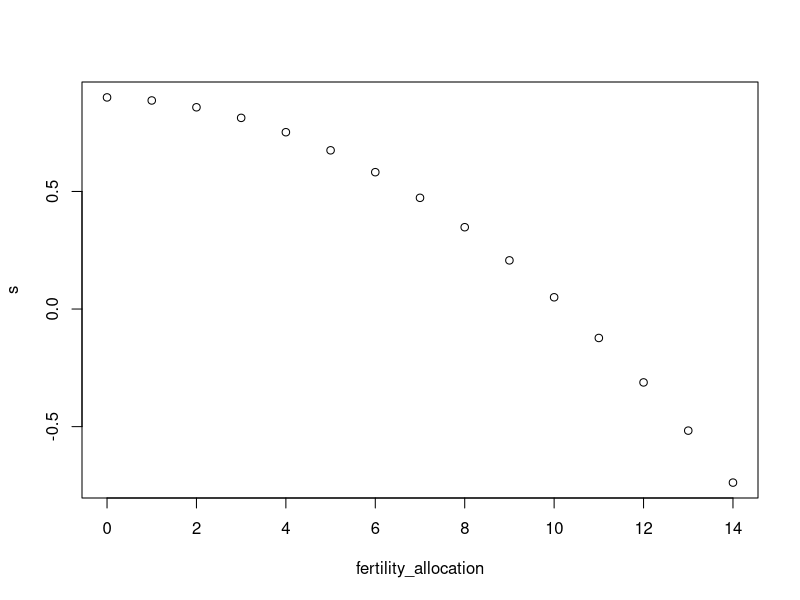
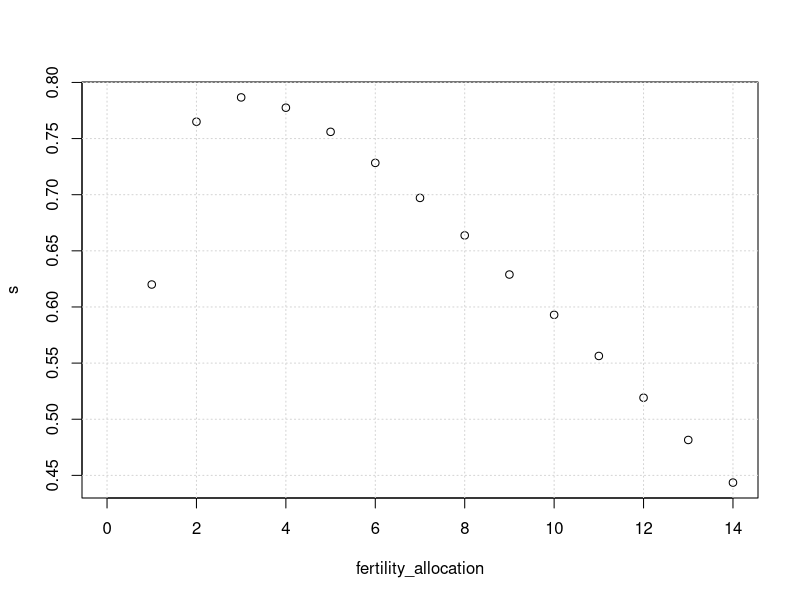
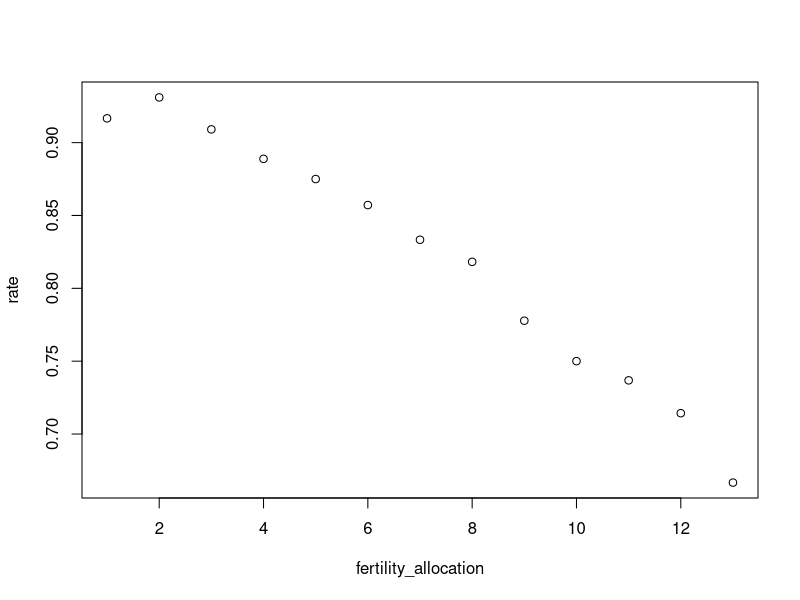
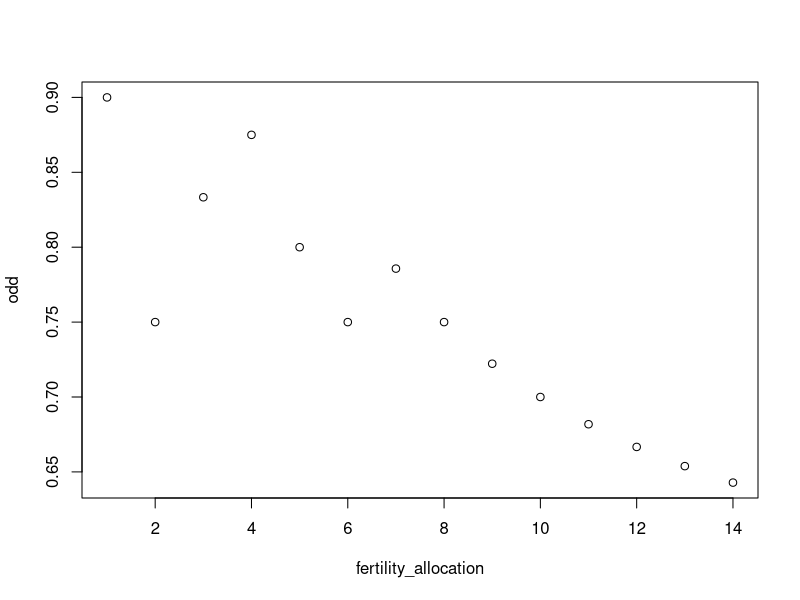
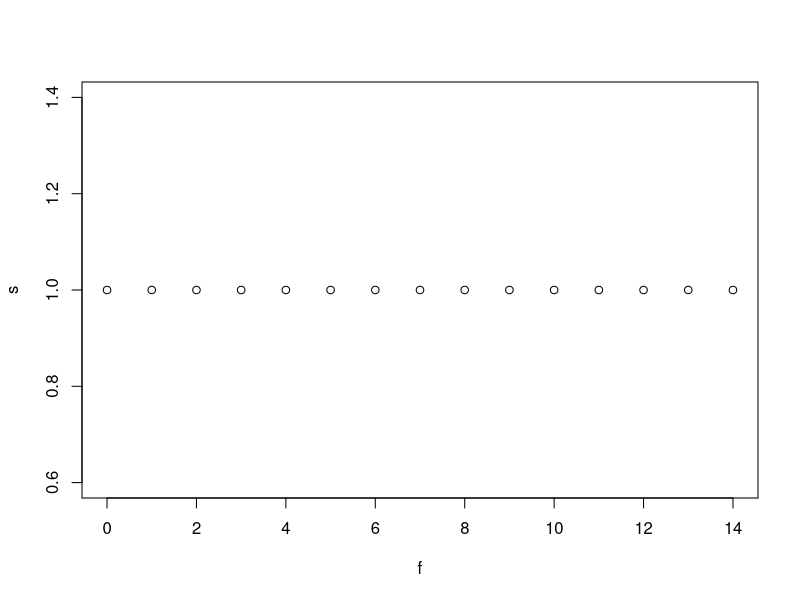
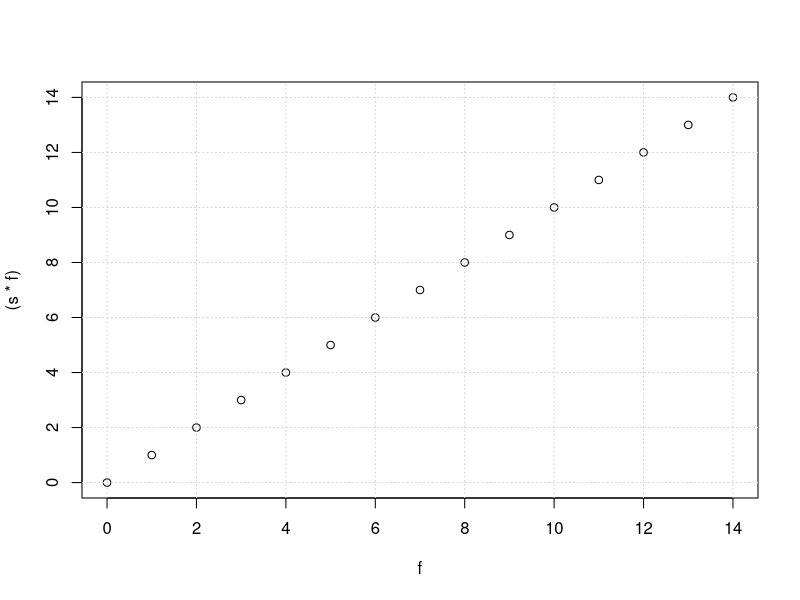

The R source for these figures, in order: (Note: this script raises an error after producing the figures.)
# this script visualize the relationship between offspring survival (success/rate) and fertility allocation # nolint

rm(list = ls())

# parameters
max_num_offspring <- 14
fertility_allocation <- seq(0, 14)
survival_birth <- 0.95
death_birth <- 1 - survival_birth

# option 1: death rate as a linear function of fertility allocation
# death_rate <- (1 - survival_birth) + survival_birth * fertility_allocation / max_num_offspring # nolintr

# option 2: death rate as a concave function of fertility allocation
death_rate <- 1 - survival_birth ^ fertility_allocation

# option 3:
s <- 0.9 - 0.005 * fertility_allocation - 0.008 * fertility_allocation^2

plot(s ~ fertility_allocation)


# Option 4:
fertility_allocation <- seq(0, 14)
s <- -0.99 + 1.23 * fertility_allocation - 0.06 * fertility_allocation^2

s <- -0.37 + 1.03 * fertility_allocation - 0.04 * fertility_allocation^2

s <- s / fertility_allocation

plot(s ~ fertility_allocation)
grid()


# Option 5:
odd <- c(12, 14.5, 11, 9, 8, 7, 6, 5.5, 4.5, 4, 3.8, 3.5, 3)
rate <- 1 - (1 / odd)
fertility_allocation <- seq(1, 13)

lm(rate ~ fertility_allocation + I(fertility_allocation ^ 2))
plot(rate ~ fertility_allocation)

fertility_allocation <- seq(1, 14)
odd <- c(0.9, 1.5, 2.5, 3.5, 4, 4.5, 5.5, 6, 6.5, 7, 7.5, 8, 8.5, 9)
odd <- odd/fertility_allocation
plot(odd ~ fertility_allocation)

# 6
f <- seq(0, 14)
s <- exp(0.5 * (-f/14))
s <- exp(0 * (-f/14))
plot(s ~ f)
plot((s * f) ~ f)
grid()

# plot the relationship
# pdf(file = "./figures/density_dependent_death.pdf")
plot(death_rate ~ fertility_allocation, type = "l", xlab = "Fertility Allocation", ylab = "Death Rate", main = "Density-Dependent Death Rate", ylim = c(0, 1))
points(death_rate ~ fertility_allocation, pch = 19)
grid(col = "gray", lty = "dotted")
# dev.off()

# compare effects of different survival rates
# survival_birth <- seq(0, 1, 0.1)
# for (s in survival_birth) {
#    death_rate <- 1 - s ^ fertility_allocation
#    lines(death_rate ~ fertility_allocation, lty = s * 10)
# }